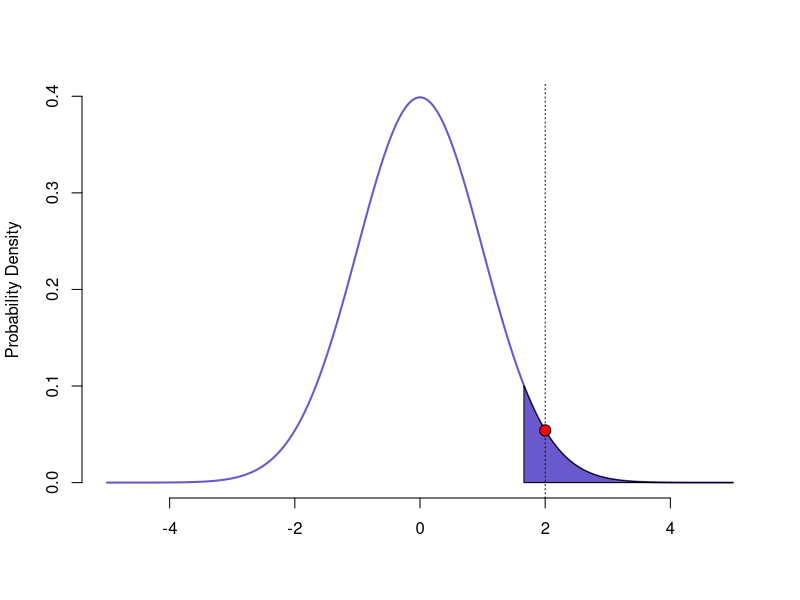

This figure's R source:
# Comparing a sample with a mean of x and a sd of y to a population with a mean of 0 and an unknown sd
# Constant sample size
# Point represents test statistic

mean1= 2 #x
sd1= 10 #y

# Calculating the test statistic

t <- mean1/(sd1/(sqrt(100)))

# Calculating the critical value

critical_value <- qt(p=.05, df=99, lower.tail=FALSE)

# Defining upper and lower boundaries

upper_x_possible <- 5

if(t > upper_x_possible){
  upper_x <- t+1
} else {
  upper_x <- 5
}

# Plotting the distribution

x <- seq(-5, upper_x, length=200)
y <- dnorm(x, mean=0, sd=1)

plot(x, y, type="l", lwd=2, col="slateblue3", frame=FALSE, ylab="Probability Density", xlab="")

# Defining & shading the rejection region

polygon_x <- seq(critical_value, upper_x, length=300)
polygon_y <- dnorm(polygon_x, mean=0, sd=1)
polygon(c(critical_value,polygon_x,upper_x), c(0,polygon_y,0), col="slateblue3")

# Adding a vertical line for the test statistic

abline(v=t, lty="dotted")

# Plotting the test statistic (green if not rejecting the null; red if rejecting)

if(t < critical_value){
  points(x=t, y=dnorm(t, mean=0, sd=1), pch=21, col="black", bg="green", cex=1.5)
} else {
  points(x=t, y=dnorm(t, mean=0, sd=1), pch=21, col="black", bg="red", cex=1.5)
}